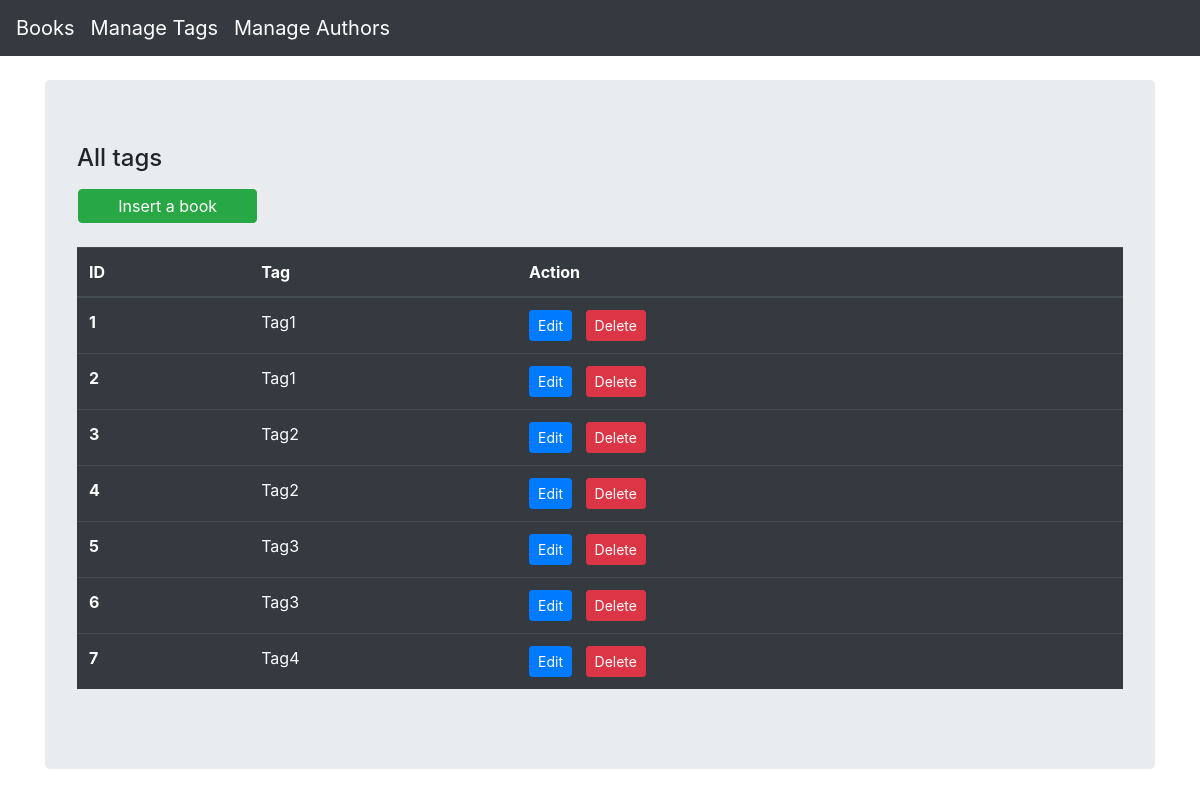
Screenshot of /tags/index.php with the database file from the repository.
### tables this page shows
CREATE TABLE `tags` (
    `id` int(11) NOT NULL,
    `tag` varchar(256) NOT NULL
  );

### models/tags.php (called while the page is built, shortened)
<?php
class Tag
{
    private $conn;
    private $table_name = "tags";
    public function __construct($db)
    {
        $this->conn = $db;
    }
    function read()
    {
        $query = "SELECT
                    id, tag
                FROM
                    " . $this->table_name . "";
        $stmt = $this->conn->prepare($query);
        $stmt->execute();
        $result = $stmt->fetchAll();
        return $result;
    }
}

### tags/index.php (the view, shortened to what this page needs)
<?php
include_once '../models/tags.php';
$database = new Database();
$db = $database->getConnection();
$tag = new Tag($db);
?>
<!DOCTYPE html>
<html lang="en">
<head>
    <link rel="stylesheet" href="https://stackpath.bootstrapcdn.com/bootstrap/4.3.1/css/bootstrap.min.css">
</head>
<body>
    <div class="container mt-4">
        <div class="row">
            <div class="col-lg-12">
                <div class="jumbotron">
                    <div class="row">
                        <h4 class="col-12 mb-3">All tags</h4>
                        <a type="submit" class="btn btn-success col-2 mb-4 ml-3 p-1" href="create.php">Insert a book</a>
                    </div>
                    <table class="table table-dark">
                        <thead>
                            <tr>
                                <th scope="col">ID</th>
                                <th scope="col">Tag</th>
                                <th scope="col">Action</th>
                            </tr>
                        </thead>
                        <tbody>
                            <?php
                            $tags = $tag->read();
                            foreach ($tags as $row) :  ?>
                                <tr>
                                    <th scope="row"><?php echo $row['id']; ?></th>
                                    <td><?php echo $row['tag']; ?></td>
                                    <td><a class="btn btn-sm btn-primary" href="edit.php?id=<?php echo $row['id']; ?>">Edit</a> &nbsp; <a class="btn btn-sm btn-danger" href="delete.php?id=<?php echo $row['id'] ?>">Delete</a></td>
                                </tr>
                            <?php endforeach; ?>
                        </tbody>
                    </table>
                </div>
            </div>
        </div>
    </div>
</body>
</html>

### rows the page displays
tags: id "1", tag "Tag1"
tags: id "2", tag "Tag1"
tags: id "3", tag "Tag2"
tags: id "4", tag "Tag2"
tags: id "5", tag "Tag3"
tags: id "6", tag "Tag3"
tags: id "7", tag "Tag4"
